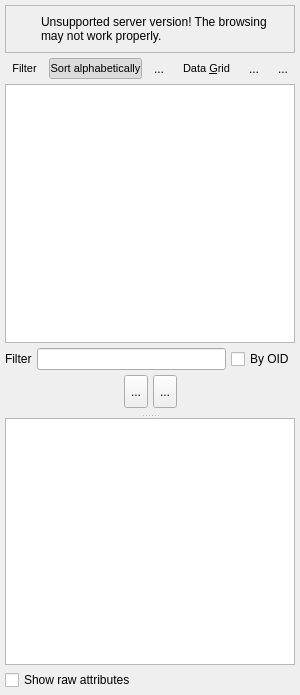
<?xml version="1.0" encoding="UTF-8"?>
<ui version="4.0">
 <class>DatabaseExplorerWidget</class>
 <widget class="QWidget" name="DatabaseExplorerWidget">
  <property name="geometry">
   <rect>
    <x>0</x>
    <y>0</y>
    <width>300</width>
    <height>695</height>
   </rect>
  </property>
  <property name="minimumSize">
   <size>
    <width>300</width>
    <height>0</height>
   </size>
  </property>
  <property name="windowTitle">
   <string>Form</string>
  </property>
  <layout class="QVBoxLayout" name="verticalLayout_3">
   <property name="spacing">
    <number>5</number>
   </property>
   <property name="leftMargin">
    <number>5</number>
   </property>
   <property name="topMargin">
    <number>5</number>
   </property>
   <property name="rightMargin">
    <number>5</number>
   </property>
   <property name="bottomMargin">
    <number>5</number>
   </property>
   <item>
    <widget class="QFrame" name="pg_version_alert_frm">
     <property name="sizePolicy">
      <sizepolicy hsizetype="Preferred" vsizetype="Fixed">
       <horstretch>0</horstretch>
       <verstretch>0</verstretch>
      </sizepolicy>
     </property>
     <property name="minimumSize">
      <size>
       <width>0</width>
       <height>48</height>
      </size>
     </property>
     <property name="frameShape">
      <enum>QFrame::Shape::StyledPanel</enum>
     </property>
     <property name="frameShadow">
      <enum>QFrame::Shadow::Raised</enum>
     </property>
     <layout class="QGridLayout" name="gridLayout">
      <property name="leftMargin">
       <number>5</number>
      </property>
      <property name="topMargin">
       <number>5</number>
      </property>
      <property name="rightMargin">
       <number>5</number>
      </property>
      <property name="bottomMargin">
       <number>5</number>
      </property>
      <property name="spacing">
       <number>5</number>
      </property>
      <item row="0" column="0">
       <widget class="QLabel" name="icon_lbl">
        <property name="minimumSize">
         <size>
          <width>25</width>
          <height>25</height>
         </size>
        </property>
        <property name="maximumSize">
         <size>
          <width>25</width>
          <height>25</height>
         </size>
        </property>
        <property name="text">
         <string/>
        </property>
        <property name="textFormat">
         <enum>Qt::TextFormat::AutoText</enum>
        </property>
        <property name="pixmap">
         <pixmap resource="../../res/resources.qrc">:/icons/icons/alert.png</pixmap>
        </property>
        <property name="scaledContents">
         <bool>true</bool>
        </property>
       </widget>
      </item>
      <item row="0" column="1">
       <widget class="QLabel" name="inv_version_warn_lbl">
        <property name="font">
         <font>
          <bold>false</bold>
          <underline>false</underline>
          <strikeout>false</strikeout>
          <kerning>true</kerning>
         </font>
        </property>
        <property name="text">
         <string>Unsupported server version! The browsing may not work properly.</string>
        </property>
        <property name="wordWrap">
         <bool>true</bool>
        </property>
       </widget>
      </item>
     </layout>
    </widget>
   </item>
   <item>
    <layout class="QHBoxLayout" name="toolbuttons_lt">
     <property name="spacing">
      <number>5</number>
     </property>
     <item>
      <widget class="QToolButton" name="toggle_display_tb">
       <property name="enabled">
        <bool>true</bool>
       </property>
       <property name="sizePolicy">
        <sizepolicy hsizetype="Preferred" vsizetype="Preferred">
         <horstretch>0</horstretch>
         <verstretch>0</verstretch>
        </sizepolicy>
       </property>
       <property name="font">
        <font>
         <pointsize>8</pointsize>
        </font>
       </property>
       <property name="toolTip">
        <string>Toggle the display of filter widget as well the system/extension objects.</string>
       </property>
       <property name="text">
        <string>Filter</string>
       </property>
       <property name="icon">
        <iconset resource="../../res/resources.qrc">
         <normaloff>:/icons/icons/filter.png</normaloff>:/icons/icons/filter.png</iconset>
       </property>
       <property name="iconSize">
        <size>
         <width>25</width>
         <height>25</height>
        </size>
       </property>
       <property name="popupMode">
        <enum>QToolButton::ToolButtonPopupMode::InstantPopup</enum>
       </property>
       <property name="toolButtonStyle">
        <enum>Qt::ToolButtonStyle::ToolButtonIconOnly</enum>
       </property>
       <property name="autoRaise">
        <bool>true</bool>
       </property>
      </widget>
     </item>
     <item>
      <widget class="QToolButton" name="sort_by_name_tb">
       <property name="enabled">
        <bool>true</bool>
       </property>
       <property name="sizePolicy">
        <sizepolicy hsizetype="Preferred" vsizetype="Preferred">
         <horstretch>0</horstretch>
         <verstretch>0</verstretch>
        </sizepolicy>
       </property>
       <property name="font">
        <font>
         <pointsize>8</pointsize>
        </font>
       </property>
       <property name="toolTip">
        <string>Sort items alphabetically. When unchecked, items are sorted by OID.</string>
       </property>
       <property name="text">
        <string>Sort alphabetically</string>
       </property>
       <property name="icon">
        <iconset resource="../../res/resources.qrc">
         <normaloff>:/icons/icons/sortasc.png</normaloff>:/icons/icons/sortasc.png</iconset>
       </property>
       <property name="iconSize">
        <size>
         <width>25</width>
         <height>25</height>
        </size>
       </property>
       <property name="shortcut">
        <string/>
       </property>
       <property name="checkable">
        <bool>true</bool>
       </property>
       <property name="checked">
        <bool>true</bool>
       </property>
       <property name="toolButtonStyle">
        <enum>Qt::ToolButtonStyle::ToolButtonIconOnly</enum>
       </property>
       <property name="autoRaise">
        <bool>true</bool>
       </property>
      </widget>
     </item>
     <item>
      <widget class="QToolButton" name="refresh_tb">
       <property name="enabled">
        <bool>true</bool>
       </property>
       <property name="sizePolicy">
        <sizepolicy hsizetype="Preferred" vsizetype="Preferred">
         <horstretch>0</horstretch>
         <verstretch>0</verstretch>
        </sizepolicy>
       </property>
       <property name="toolTip">
        <string>Update the objects tree</string>
       </property>
       <property name="text">
        <string>...</string>
       </property>
       <property name="icon">
        <iconset resource="../../res/resources.qrc">
         <normaloff>:/icons/icons/refreshdb.png</normaloff>:/icons/icons/refreshdb.png</iconset>
       </property>
       <property name="iconSize">
        <size>
         <width>25</width>
         <height>25</height>
        </size>
       </property>
       <property name="autoRaise">
        <bool>true</bool>
       </property>
      </widget>
     </item>
     <item>
      <widget class="QToolButton" name="data_grid_tb">
       <property name="enabled">
        <bool>true</bool>
       </property>
       <property name="sizePolicy">
        <sizepolicy hsizetype="Preferred" vsizetype="Preferred">
         <horstretch>0</horstretch>
         <verstretch>0</verstretch>
        </sizepolicy>
       </property>
       <property name="font">
        <font>
         <pointsize>8</pointsize>
        </font>
       </property>
       <property name="toolTip">
        <string>Open the grid to visualize or edit data</string>
       </property>
       <property name="text">
        <string>Data &amp;Grid</string>
       </property>
       <property name="icon">
        <iconset resource="../../res/resources.qrc">
         <normaloff>:/icons/icons/editrows.png</normaloff>:/icons/icons/editrows.png</iconset>
       </property>
       <property name="iconSize">
        <size>
         <width>25</width>
         <height>25</height>
        </size>
       </property>
       <property name="shortcut">
        <string>Alt+G</string>
       </property>
       <property name="toolButtonStyle">
        <enum>Qt::ToolButtonStyle::ToolButtonIconOnly</enum>
       </property>
       <property name="autoRaise">
        <bool>true</bool>
       </property>
      </widget>
     </item>
     <item>
      <widget class="QToolButton" name="runsql_tb">
       <property name="enabled">
        <bool>true</bool>
       </property>
       <property name="sizePolicy">
        <sizepolicy hsizetype="Preferred" vsizetype="Preferred">
         <horstretch>0</horstretch>
         <verstretch>0</verstretch>
        </sizepolicy>
       </property>
       <property name="toolTip">
        <string>Add a new SQL execution tab for the current database</string>
       </property>
       <property name="text">
        <string>...</string>
       </property>
       <property name="icon">
        <iconset resource="../../res/resources.qrc">
         <normaloff>:/icons/icons/newtab.png</normaloff>:/icons/icons/newtab.png</iconset>
       </property>
       <property name="iconSize">
        <size>
         <width>25</width>
         <height>25</height>
        </size>
       </property>
       <property name="shortcut">
        <string>Ctrl+T</string>
       </property>
       <property name="autoRaise">
        <bool>true</bool>
       </property>
      </widget>
     </item>
     <item>
      <widget class="QToolButton" name="drop_db_tb">
       <property name="enabled">
        <bool>true</bool>
       </property>
       <property name="sizePolicy">
        <sizepolicy hsizetype="Preferred" vsizetype="Preferred">
         <horstretch>0</horstretch>
         <verstretch>0</verstretch>
        </sizepolicy>
       </property>
       <property name="toolTip">
        <string>Drop this database</string>
       </property>
       <property name="text">
        <string>...</string>
       </property>
       <property name="icon">
        <iconset resource="../../res/resources.qrc">
         <normaloff>:/icons/icons/delete.png</normaloff>:/icons/icons/delete.png</iconset>
       </property>
       <property name="iconSize">
        <size>
         <width>25</width>
         <height>25</height>
        </size>
       </property>
       <property name="shortcut">
        <string>Ctrl+Shift+Del</string>
       </property>
       <property name="autoRaise">
        <bool>true</bool>
       </property>
      </widget>
     </item>
     <item>
      <spacer name="horizontalSpacer">
       <property name="orientation">
        <enum>Qt::Orientation::Horizontal</enum>
       </property>
       <property name="sizeHint" stdset="0">
        <size>
         <width>40</width>
         <height>20</height>
        </size>
       </property>
      </spacer>
     </item>
    </layout>
   </item>
   <item>
    <widget class="QSplitter" name="splitter">
     <property name="orientation">
      <enum>Qt::Orientation::Vertical</enum>
     </property>
     <property name="handleWidth">
      <number>5</number>
     </property>
     <property name="childrenCollapsible">
      <bool>false</bool>
     </property>
     <widget class="QWidget" name="layoutWidget">
      <layout class="QVBoxLayout" name="verticalLayout">
       <property name="spacing">
        <number>5</number>
       </property>
       <item>
        <widget class="QTreeWidget" name="objects_trw">
         <property name="enabled">
          <bool>true</bool>
         </property>
         <property name="minimumSize">
          <size>
           <width>0</width>
           <height>0</height>
          </size>
         </property>
         <property name="frameShadow">
          <enum>QFrame::Shadow::Sunken</enum>
         </property>
         <property name="horizontalScrollBarPolicy">
          <enum>Qt::ScrollBarPolicy::ScrollBarAsNeeded</enum>
         </property>
         <property name="sizeAdjustPolicy">
          <enum>QAbstractScrollArea::SizeAdjustPolicy::AdjustIgnored</enum>
         </property>
         <property name="editTriggers">
          <set>QAbstractItemView::EditTrigger::NoEditTriggers</set>
         </property>
         <property name="alternatingRowColors">
          <bool>true</bool>
         </property>
         <property name="selectionMode">
          <enum>QAbstractItemView::SelectionMode::SingleSelection</enum>
         </property>
         <property name="selectionBehavior">
          <enum>QAbstractItemView::SelectionBehavior::SelectRows</enum>
         </property>
         <property name="iconSize">
          <size>
           <width>22</width>
           <height>22</height>
          </size>
         </property>
         <property name="textElideMode">
          <enum>Qt::TextElideMode::ElideRight</enum>
         </property>
         <property name="indentation">
          <number>20</number>
         </property>
         <property name="rootIsDecorated">
          <bool>true</bool>
         </property>
         <property name="uniformRowHeights">
          <bool>true</bool>
         </property>
         <property name="sortingEnabled">
          <bool>false</bool>
         </property>
         <property name="animated">
          <bool>true</bool>
         </property>
         <property name="headerHidden">
          <bool>true</bool>
         </property>
         <property name="expandsOnDoubleClick">
          <bool>true</bool>
         </property>
         <property name="columnCount">
          <number>1</number>
         </property>
         <attribute name="headerVisible">
          <bool>false</bool>
         </attribute>
         <attribute name="headerStretchLastSection">
          <bool>true</bool>
         </attribute>
         <column>
          <property name="text">
           <string notr="true">1</string>
          </property>
         </column>
        </widget>
       </item>
       <item>
        <widget class="QWidget" name="filter_parent" native="true">
         <property name="sizePolicy">
          <sizepolicy hsizetype="Preferred" vsizetype="Fixed">
           <horstretch>0</horstretch>
           <verstretch>0</verstretch>
          </sizepolicy>
         </property>
         <property name="minimumSize">
          <size>
           <width>0</width>
           <height>65</height>
          </size>
         </property>
         <layout class="QGridLayout" name="filter_grid">
          <property name="leftMargin">
           <number>0</number>
          </property>
          <property name="topMargin">
           <number>0</number>
          </property>
          <property name="rightMargin">
           <number>0</number>
          </property>
          <property name="bottomMargin">
           <number>5</number>
          </property>
          <property name="spacing">
           <number>5</number>
          </property>
          <item row="1" column="0">
           <layout class="QHBoxLayout" name="horizontalLayout_8">
            <property name="spacing">
             <number>5</number>
            </property>
            <item>
             <spacer name="horizontalSpacer_4">
              <property name="orientation">
               <enum>Qt::Orientation::Horizontal</enum>
              </property>
              <property name="sizeHint" stdset="0">
               <size>
                <width>40</width>
                <height>20</height>
               </size>
              </property>
             </spacer>
            </item>
            <item>
             <widget class="QToolButton" name="expand_all_tb">
              <property name="enabled">
               <bool>true</bool>
              </property>
              <property name="sizePolicy">
               <sizepolicy hsizetype="Preferred" vsizetype="Preferred">
                <horstretch>0</horstretch>
                <verstretch>0</verstretch>
               </sizepolicy>
              </property>
              <property name="toolTip">
               <string>Expands all items</string>
              </property>
              <property name="text">
               <string>...</string>
              </property>
              <property name="icon">
               <iconset resource="../../res/resources.qrc">
                <normaloff>:/icons/icons/add.png</normaloff>:/icons/icons/add.png</iconset>
              </property>
              <property name="iconSize">
               <size>
                <width>25</width>
                <height>25</height>
               </size>
              </property>
              <property name="checkable">
               <bool>false</bool>
              </property>
             </widget>
            </item>
            <item>
             <widget class="QToolButton" name="collapse_all_tb">
              <property name="enabled">
               <bool>true</bool>
              </property>
              <property name="sizePolicy">
               <sizepolicy hsizetype="Preferred" vsizetype="Preferred">
                <horstretch>0</horstretch>
                <verstretch>0</verstretch>
               </sizepolicy>
              </property>
              <property name="toolTip">
               <string>Collapses all items</string>
              </property>
              <property name="text">
               <string>...</string>
              </property>
              <property name="icon">
               <iconset resource="../../res/resources.qrc">
                <normaloff>:/icons/icons/remove.png</normaloff>:/icons/icons/remove.png</iconset>
              </property>
              <property name="iconSize">
               <size>
                <width>25</width>
                <height>25</height>
               </size>
              </property>
              <property name="checkable">
               <bool>false</bool>
              </property>
             </widget>
            </item>
            <item>
             <spacer name="horizontalSpacer_5">
              <property name="orientation">
               <enum>Qt::Orientation::Horizontal</enum>
              </property>
              <property name="sizeHint" stdset="0">
               <size>
                <width>40</width>
                <height>20</height>
               </size>
              </property>
             </spacer>
            </item>
           </layout>
          </item>
          <item row="0" column="0">
           <layout class="QHBoxLayout" name="filter_lt">
            <property name="spacing">
             <number>5</number>
            </property>
            <item>
             <widget class="QLabel" name="filter_lbl">
              <property name="enabled">
               <bool>true</bool>
              </property>
              <property name="sizePolicy">
               <sizepolicy hsizetype="Fixed" vsizetype="Preferred">
                <horstretch>0</horstretch>
                <verstretch>0</verstretch>
               </sizepolicy>
              </property>
              <property name="toolTip">
               <string/>
              </property>
              <property name="statusTip">
               <string/>
              </property>
              <property name="text">
               <string>Filter</string>
              </property>
             </widget>
            </item>
            <item>
             <widget class="QLineEdit" name="filter_edt">
              <property name="enabled">
               <bool>true</bool>
              </property>
              <property name="toolTip">
               <string>Filters the currently loaded items in the tree by using a pattern and matching their names. If &lt;strong&gt;By OID&lt;/strong&gt; is checked the pattern is interpreted as an integer value that represents the object id (OID). &lt;br&gt;&lt;br/&gt;&lt;strong&gt;HINT:&lt;/strong&gt; if you need to search the entire database use the full refresh (&lt;strong&gt;Ctrl+F5&lt;/strong&gt;) prior the filtering.</string>
              </property>
              <property name="clearButtonEnabled">
               <bool>true</bool>
              </property>
             </widget>
            </item>
            <item>
             <widget class="QCheckBox" name="by_oid_chk">
              <property name="text">
               <string>By OID</string>
              </property>
             </widget>
            </item>
           </layout>
          </item>
         </layout>
        </widget>
       </item>
      </layout>
     </widget>
     <widget class="QWidget" name="attributes_wgt" native="true">
      <property name="minimumSize">
       <size>
        <width>0</width>
        <height>100</height>
       </size>
      </property>
      <layout class="QVBoxLayout" name="verticalLayout_2">
       <property name="spacing">
        <number>5</number>
       </property>
       <property name="leftMargin">
        <number>0</number>
       </property>
       <property name="topMargin">
        <number>0</number>
       </property>
       <property name="rightMargin">
        <number>0</number>
       </property>
       <property name="bottomMargin">
        <number>0</number>
       </property>
       <item>
        <widget class="QTableWidget" name="properties_tbw">
         <property name="frameShape">
          <enum>QFrame::Shape::StyledPanel</enum>
         </property>
         <property name="lineWidth">
          <number>1</number>
         </property>
         <property name="sizeAdjustPolicy">
          <enum>QAbstractScrollArea::SizeAdjustPolicy::AdjustIgnored</enum>
         </property>
         <property name="autoScrollMargin">
          <number>16</number>
         </property>
         <property name="editTriggers">
          <set>QAbstractItemView::EditTrigger::DoubleClicked|QAbstractItemView::EditTrigger::EditKeyPressed</set>
         </property>
         <property name="tabKeyNavigation">
          <bool>false</bool>
         </property>
         <property name="showDropIndicator" stdset="0">
          <bool>false</bool>
         </property>
         <property name="dragDropOverwriteMode">
          <bool>false</bool>
         </property>
         <property name="alternatingRowColors">
          <bool>true</bool>
         </property>
         <property name="selectionMode">
          <enum>QAbstractItemView::SelectionMode::ContiguousSelection</enum>
         </property>
         <property name="selectionBehavior">
          <enum>QAbstractItemView::SelectionBehavior::SelectItems</enum>
         </property>
         <property name="iconSize">
          <size>
           <width>22</width>
           <height>22</height>
          </size>
         </property>
         <property name="showGrid">
          <bool>true</bool>
         </property>
         <property name="gridStyle">
          <enum>Qt::PenStyle::SolidLine</enum>
         </property>
         <property name="sortingEnabled">
          <bool>true</bool>
         </property>
         <property name="cornerButtonEnabled">
          <bool>true</bool>
         </property>
         <attribute name="horizontalHeaderVisible">
          <bool>false</bool>
         </attribute>
         <attribute name="horizontalHeaderMinimumSectionSize">
          <number>25</number>
         </attribute>
         <attribute name="horizontalHeaderDefaultSectionSize">
          <number>100</number>
         </attribute>
         <attribute name="horizontalHeaderStretchLastSection">
          <bool>true</bool>
         </attribute>
         <attribute name="verticalHeaderVisible">
          <bool>false</bool>
         </attribute>
         <attribute name="verticalHeaderDefaultSectionSize">
          <number>30</number>
         </attribute>
         <attribute name="verticalHeaderStretchLastSection">
          <bool>false</bool>
         </attribute>
         <column>
          <property name="text">
           <string>Attribute</string>
          </property>
         </column>
         <column>
          <property name="text">
           <string>Value</string>
          </property>
         </column>
        </widget>
       </item>
       <item>
        <widget class="QCheckBox" name="raw_attrib_names_chk">
         <property name="text">
          <string>Show raw attributes</string>
         </property>
        </widget>
       </item>
      </layout>
      <zorder>raw_attrib_names_chk</zorder>
      <zorder>properties_tbw</zorder>
     </widget>
    </widget>
   </item>
  </layout>
 </widget>
 <tabstops>
  <tabstop>toggle_display_tb</tabstop>
  <tabstop>sort_by_name_tb</tabstop>
  <tabstop>data_grid_tb</tabstop>
  <tabstop>runsql_tb</tabstop>
  <tabstop>drop_db_tb</tabstop>
  <tabstop>objects_trw</tabstop>
  <tabstop>filter_edt</tabstop>
  <tabstop>by_oid_chk</tabstop>
  <tabstop>expand_all_tb</tabstop>
  <tabstop>collapse_all_tb</tabstop>
  <tabstop>properties_tbw</tabstop>
  <tabstop>raw_attrib_names_chk</tabstop>
 </tabstops>
 <resources>
  <include location="../../res/resources.qrc"/>
 </resources>
 <connections/>
</ui>
